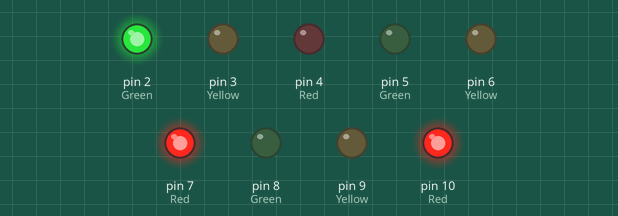
Bench run of a sketch on a simulated Arduino Uno, built with avr-gcc and run on an emulated ATmega328P. Parts: output pins drawn as LEDs (lit = HIGH).

Above: at 5.0 s.
At 11.5 s:
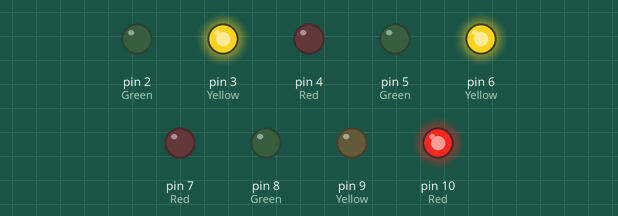
At 18.0 s:
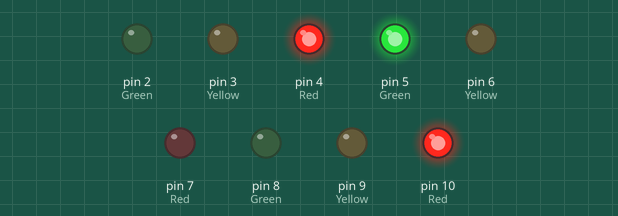
At 24.5 s:
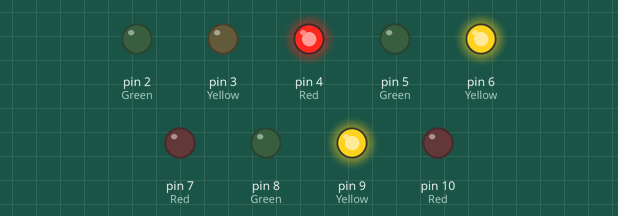
At 31.0 s:
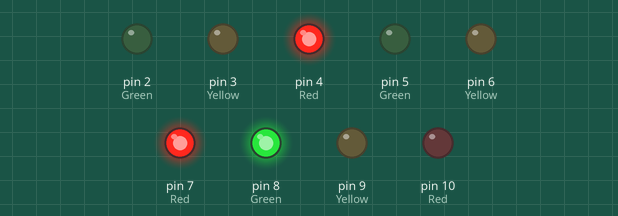
At 37.5 s:
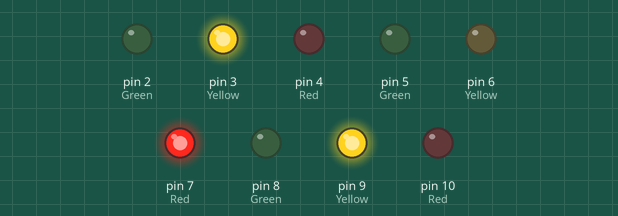
Timing chart, 0 to 50.7 s (numbered marks = the images above):
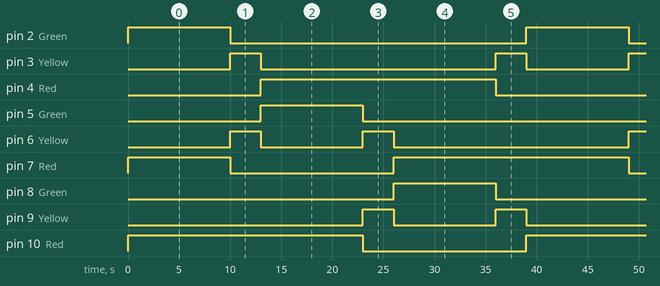

The sketch:

trafficLight.ino
```cpp
void setup() {

  // configure the output pins

  pinMode(2,OUTPUT); //Green
  pinMode(3,OUTPUT); //Yellow
  pinMode(4,OUTPUT); //Red

  pinMode(5,OUTPUT); //Green
  pinMode(6,OUTPUT); //Yellow
  pinMode(7,OUTPUT); //Red

  pinMode(8,OUTPUT); //Green
  pinMode(9,OUTPUT); //Yellow
  pinMode(10,OUTPUT); //Red

}


void loop()

{
  //enables the 1st set of signals
  digitalWrite(2,1);
  digitalWrite(7,1);
  digitalWrite(10,1);
  digitalWrite(4,0);
  digitalWrite(3,0);
  digitalWrite(6,0);
  digitalWrite(8,0);
  digitalWrite(9,0);
  digitalWrite(5,0);
  delay(10000);


  //enables the yellow lights
  digitalWrite(3,1);
  digitalWrite(6,1);
  digitalWrite(2,0);
  digitalWrite(7,0);
  delay(3000);


  //enables the 2nd set of signals
  digitalWrite(4,1);
  digitalWrite(5,1);
  digitalWrite(10,1);
  digitalWrite(2,0);
  digitalWrite(3,0);
  digitalWrite(6,0);
  digitalWrite(8,0);
  digitalWrite(9,0);
  digitalWrite(7,0);
  delay(10000);


  //enables the yellow lights
  digitalWrite(9,1);
  digitalWrite(6,1);
  digitalWrite(10,0);
  digitalWrite(5,0);
  digitalWrite(4,1);
  delay(3000);


  //enables the 3rd set of signals
  digitalWrite(8,1);
  digitalWrite(4,1);
  digitalWrite(7,1);
  digitalWrite(2,0);
  digitalWrite(3,0);
  digitalWrite(5,0);
  digitalWrite(6,0);
  digitalWrite(9,0);
  digitalWrite(10,0);
  delay(10000);


  //enables the yellow lights
  digitalWrite(9,1);
  digitalWrite(3,1);
  digitalWrite(7,1);
  digitalWrite(8,0);
  digitalWrite(4,0);
  delay(3000);
}
```

Measured:
- by itself, pin 2 (Green), pin 5 (Green), pin 8 (Green): alternates HIGH for 10.0 s and LOW for 29.0 s
- by itself, pin 3 (Yellow): repeats every 39.0 s: LOW 23.0 s, HIGH 3.0 s, LOW 10.0 s, HIGH 3.0 s
- by itself, pin 4 (Red), pin 10 (Red): alternates HIGH for 23.0 s and LOW for 16.0 s
- by itself, pin 6 (Yellow), pin 9 (Yellow): repeats every 39.0 s: LOW 10.0 s, HIGH 3.0 s, LOW 23.0 s, HIGH 3.0 s
- by itself, pin 7 (Red): repeats every 39.0 s: LOW 16.0 s, HIGH 23.0 s
